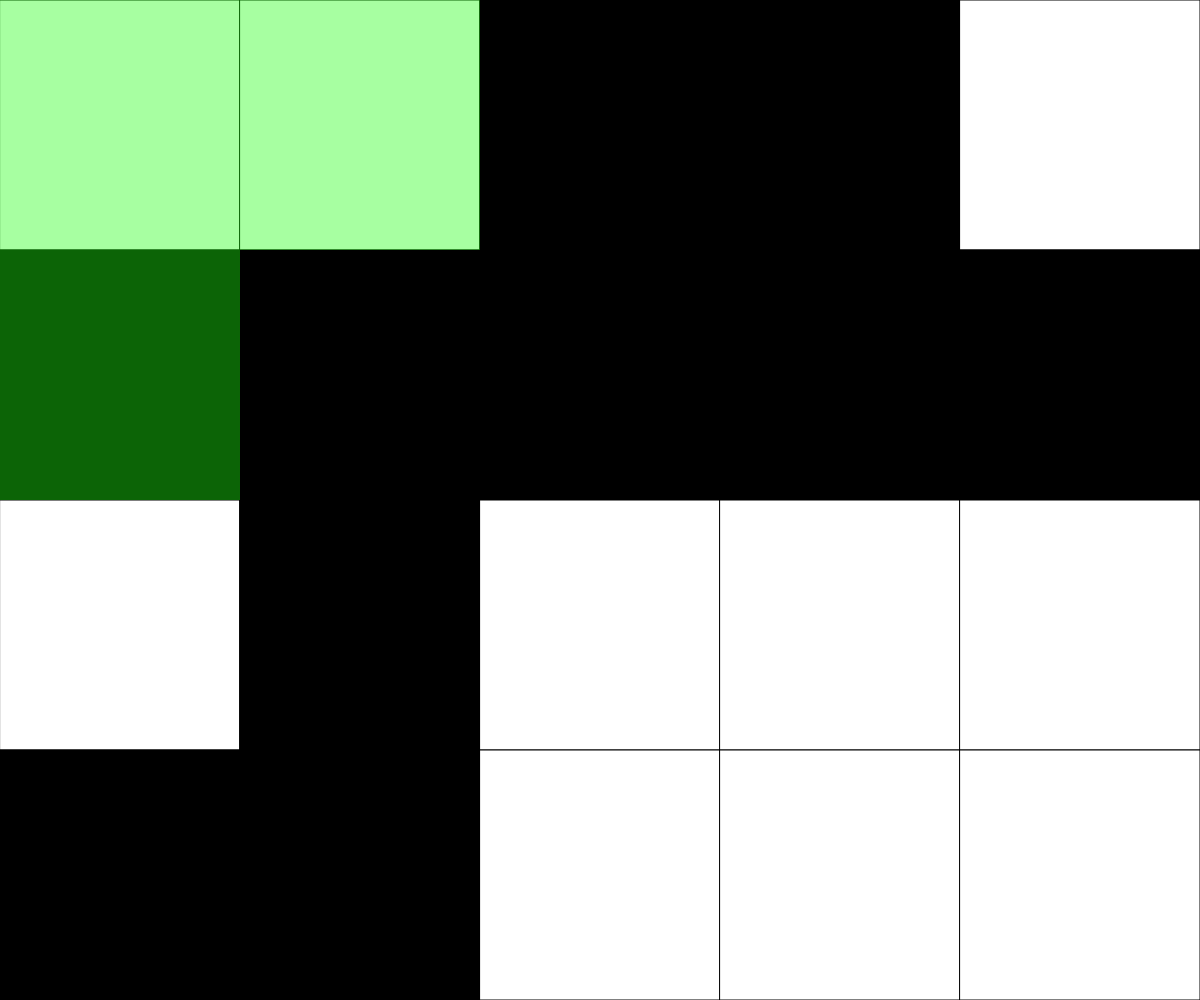
Frame 1 (no input)
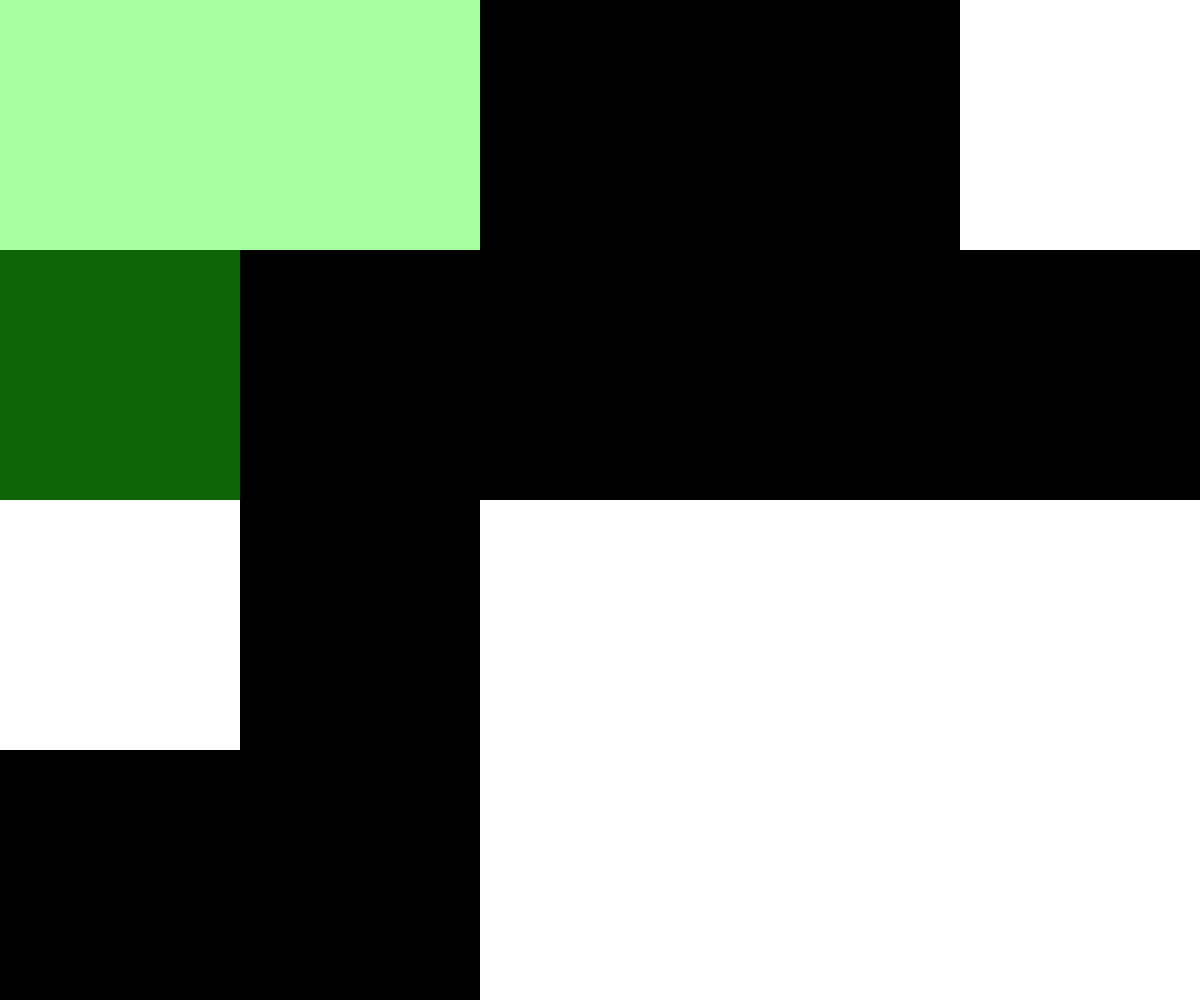
Frame 60 (no input)
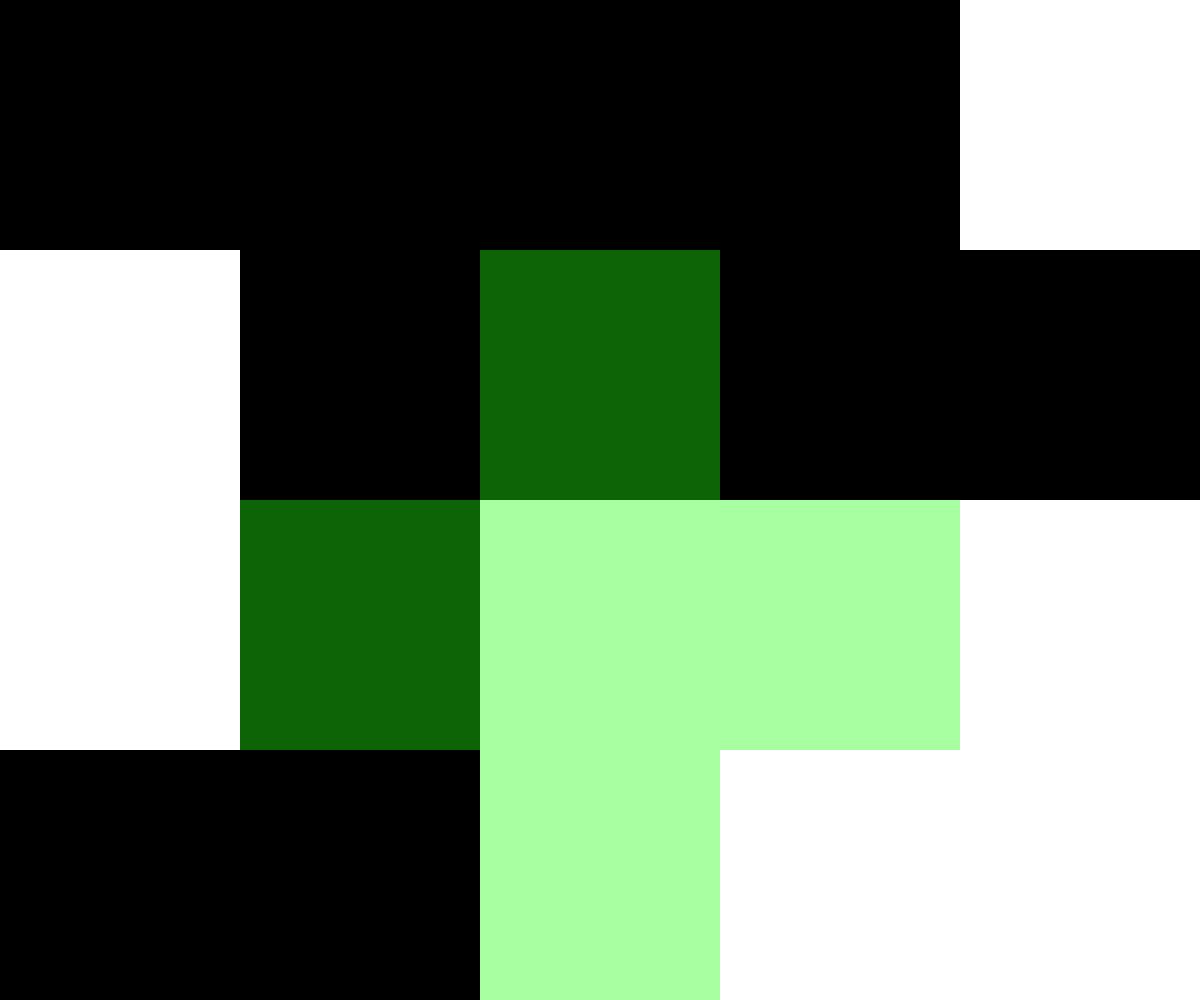
Frame 120 (the mouse pressed at the canvas centre since frame 60)

The p5.js sketch that drew these frames (run headless with seeded random() and noise() and a simulated clock; from frame 60 on, the mouse is pressed at the canvas centre):

// p5.js sketch
// ── sketch.js
//Insert your Comment Header here.

let NUM_ROWS= 4;
let NUM_COLS = 5;
let rectWidth, rectHeight;
let currentRow, currentCol;
let gridData = [[0,0,0,0,0],
                [0,0,0,0,0],
                [0,255,0,0,0],
                [255,255,255,0,0]];

let fMode = "cross"; 

function setup() {
  // Determine the size of each square. Could use windowHeight,windowHeight  for Canvas to keep a square aspect ratio
  createCanvas(windowWidth, windowHeight);
  rectWidth = width/NUM_COLS;
  rectHeight = height/NUM_ROWS;
  

  for(let x = 0; x < NUM_COLS; x++){
    for(let y = 0; y < NUM_ROWS; y++){
      gridData[y][x] = random([0, 255]);
    }
  }
}

function draw(){
  background(220);
  determineActiveSquare();   //figure out which tile the mouse cursor is over
  drawGrid();                //render the current game board to the screen (and the overlay)
  previewSqur();             //render the preview of the flip pattern
  victory();           //check for a win condition

}

function mousePressed(){//you can press the shift key to flip a single square(cheat), or click to flip a cross or square
  if(keyIsDown(SHIFT)){
    flip(currentCol, currentRow); 
  } 
  else{
    if(fMode === "cross"){
      flip(currentCol, currentRow);
      flip(currentCol-1, currentRow);
      flip(currentCol+1, currentRow);
      flip(currentCol, currentRow-1);
      flip(currentCol, currentRow+1);
    } 
    else if(fMode === "square"){
      flip(currentCol, currentRow);
      flip(currentCol+1, currentRow);
      flip(currentCol, currentRow+1);
      flip(currentCol+1, currentRow+1);
    }
  }
}

function flip(col, row){// a function to flip the value of a square in the gridData array
  // given a column and row for the 2D array, flip its value from 0 to 255 or 255 to 0
  // conditions ensure that the col and row given are valid and exist for the array. If not, no operations take place.
  if(col >= 0 && col < NUM_COLS ){
    if(row >= 0 && row < NUM_ROWS){
      if(gridData[row][col] === 0){
        gridData[row][col] = 255;
      }
      else{
        gridData[row][col] = 0;
      }
    }
  }
}

function determineActiveSquare(){//to check which square the mouse is over, dividing the mouse position by the size of each square
  // An expression to run each frame to determine where the mouse currently is.
  currentRow = int(mouseY / rectHeight);
  currentCol = int(mouseX / rectWidth);
}

function drawGrid(){//in order to draw the grid, looping through the gridData array and draw a rectangle for each square, using the fill color from the array
  // Render a grid of squares - fill color set according to data stored in the 2D array
  for(let x = 0; x < NUM_COLS ; x++){
    for (let y = 0; y < NUM_ROWS; y++){
      fill(gridData[y][x]); 
      rect(x*rectWidth, y*rectHeight, rectWidth, rectHeight);
    }
  }
}

function preview(col, row){// a function to highlight a square in the gridData array
  if(col >= 0 && col < NUM_COLS && row >= 0 && row < NUM_ROWS){
    rect(col * rectWidth, row * rectHeight, rectWidth, rectHeight);
  }
}


function keyPressed(){//use the space bar to change the flip mode between cross and square
  if(key === ' '){
    if(fMode === "cross"){
      fMode = "square";
    } 
    else{
      fMode = "cross";
    }
  }
}

function previewSqur(){//player can see the pattern of the flip before they click
  noStroke();
  fill(32,255,17,100);
  if(fMode === "cross"){//cross pattern
    preview(currentCol, currentRow);
    preview(currentCol-1, currentRow);
    preview(currentCol+1, currentRow);
    preview(currentCol, currentRow-1);
    preview(currentCol, currentRow+1);
  } 
  else if(fMode === "square"){//square pattern
    preview(currentCol, currentRow);
    preview(currentCol+1, currentRow);
    preview(currentCol, currentRow+1);
    preview(currentCol+1, currentRow+1);
  }
}

function victory(){//in order to check if the player has won or not
  let first = gridData[0][0];
  let win = true;
  for(let y = 0; y < NUM_ROWS; y++){
    for(let x = 0; x < NUM_COLS; x++){
      if(gridData[y][x] !== first){
        win = false;
      }
    }
  }
  if(win){//show the "win" text when the player wins the puzzle
    fill(0);
    textSize(100);
    textAlign(CENTER, CENTER);
    fill(125, 255, 0);
    text("You Win!", width/2, height/2);
  }
}
